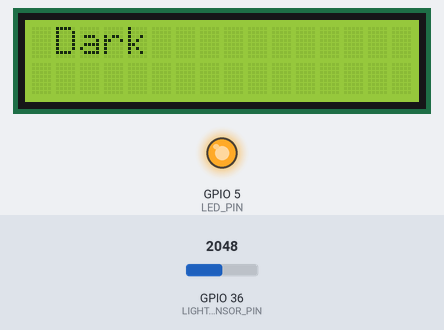
Bench run of a sketch on a simulated ESP32. Parts: 16×2 character LCD, output pins drawn as LEDs (lit = HIGH). The test bench sets the inputs (shaded band); at power-on: GPIO 36 (LIGHT_SENSOR_PIN) = 2048.

Above: at 1.2 s.
1.3 s: GPIO 36 (LIGHT_SENSOR_PIN) set to 1936
At 1.9 s:
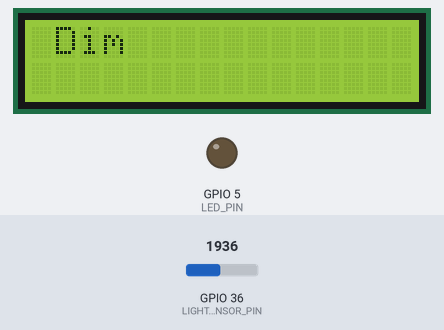
4.3 s: GPIO 36 (LIGHT_SENSOR_PIN) set to 760
At 4.8 s:
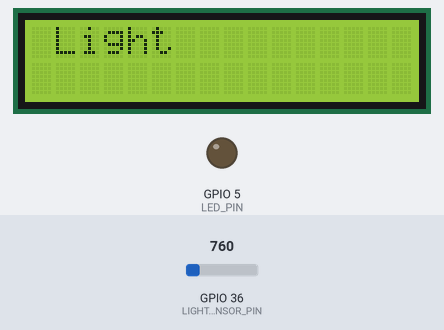
7.3 s: GPIO 36 (LIGHT_SENSOR_PIN) set to 0
At 8.0 s:
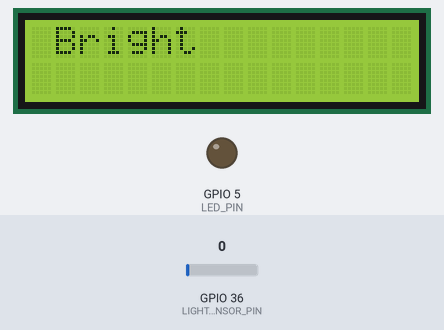
10.3 s: GPIO 36 (LIGHT_SENSOR_PIN) set to 80
At 11.2 s:
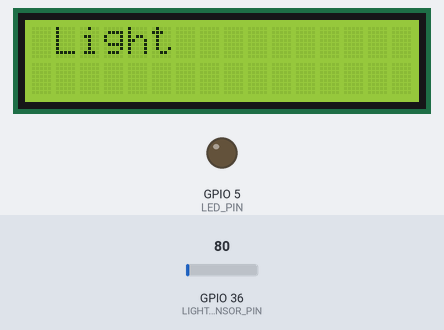
13.3 s: GPIO 36 (LIGHT_SENSOR_PIN) set to 3240
At 14.5 s:
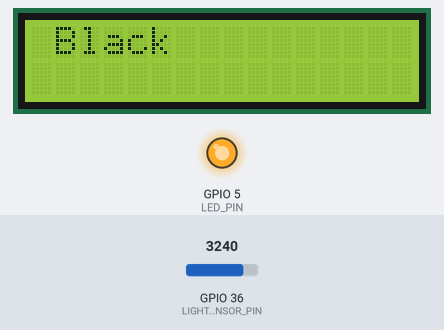
16.3 s: GPIO 36 (LIGHT_SENSOR_PIN) set to 1960
At 17.7 s:
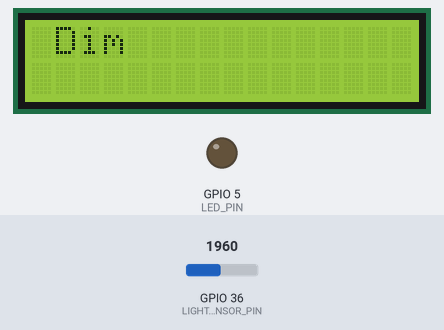
Timing chart, 0 to 19.3 s (numbered marks = the images above; inputs shaded):
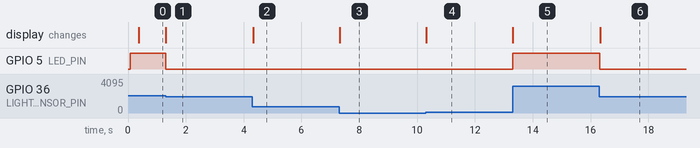

Measured:
- the behaviour switches between 2000 and 1999 on GPIO 36 (LIGHT_SENSOR_PIN) (found by bisection; images 0 and 1)
- after the input at 1.3 s, GPIO 5 (LED_PIN): HIGH → LOW at once; the display: changes at once (image 1)
- after the input at 4.3 s, the display: changes at once (image 2)
- after the input at 7.3 s, the display: changes at once (image 3)
- after the input at 10.3 s, the display: changes at once (image 4)
- after the input at 13.3 s, GPIO 5 (LED_PIN): LOW → HIGH at once; the display: changes at once (image 5)
- after the input at 16.3 s, GPIO 5 (LED_PIN): HIGH → LOW at once; the display: changes at once (image 6)

The sketch:

night_light.ino
```cpp
#include <LiquidCrystal.h>

// Create an LCD Object. Signals: [ RS, EN, D4, D5, D6, D7 ]
LiquidCrystal lcd(22, 21, 1, 3, 17, 16);

#define LIGHT_SENSOR_PIN 36 // ESP32 pin GPIO36 (ADC0)
#define LED_PIN 5

void setup() {
  Serial.begin(9600);
  pinMode(LED_PIN, OUTPUT);

  lcd.begin(16, 2); // Initialize the LCD with 16 columns and 2 rows
  lcd.clear();
  lcd.setCursor(0, 0);
}

void loop() {
  int analogValue = analogRead(LIGHT_SENSOR_PIN);

  lcd.clear();
  lcd.setCursor(0, 0);

  if (analogValue < 40) {
    lcd.clear();
    lcd.print(" Bright");
    digitalWrite(LED_PIN, LOW);
  } else if (analogValue < 800) {
    lcd.clear();
    lcd.print(" Light");
    digitalWrite(LED_PIN, LOW);
  } else if (analogValue < 2000) {
    lcd.clear();
    lcd.print(" Dim");
    digitalWrite(LED_PIN, LOW);
  } else if (analogValue < 3200) {
    lcd.clear();
    lcd.print(" Dark");
    digitalWrite(LED_PIN, HIGH);
  } else {
    lcd.clear();
    lcd.print(" Black ");
    digitalWrite(LED_PIN, HIGH);
  }

}
```
